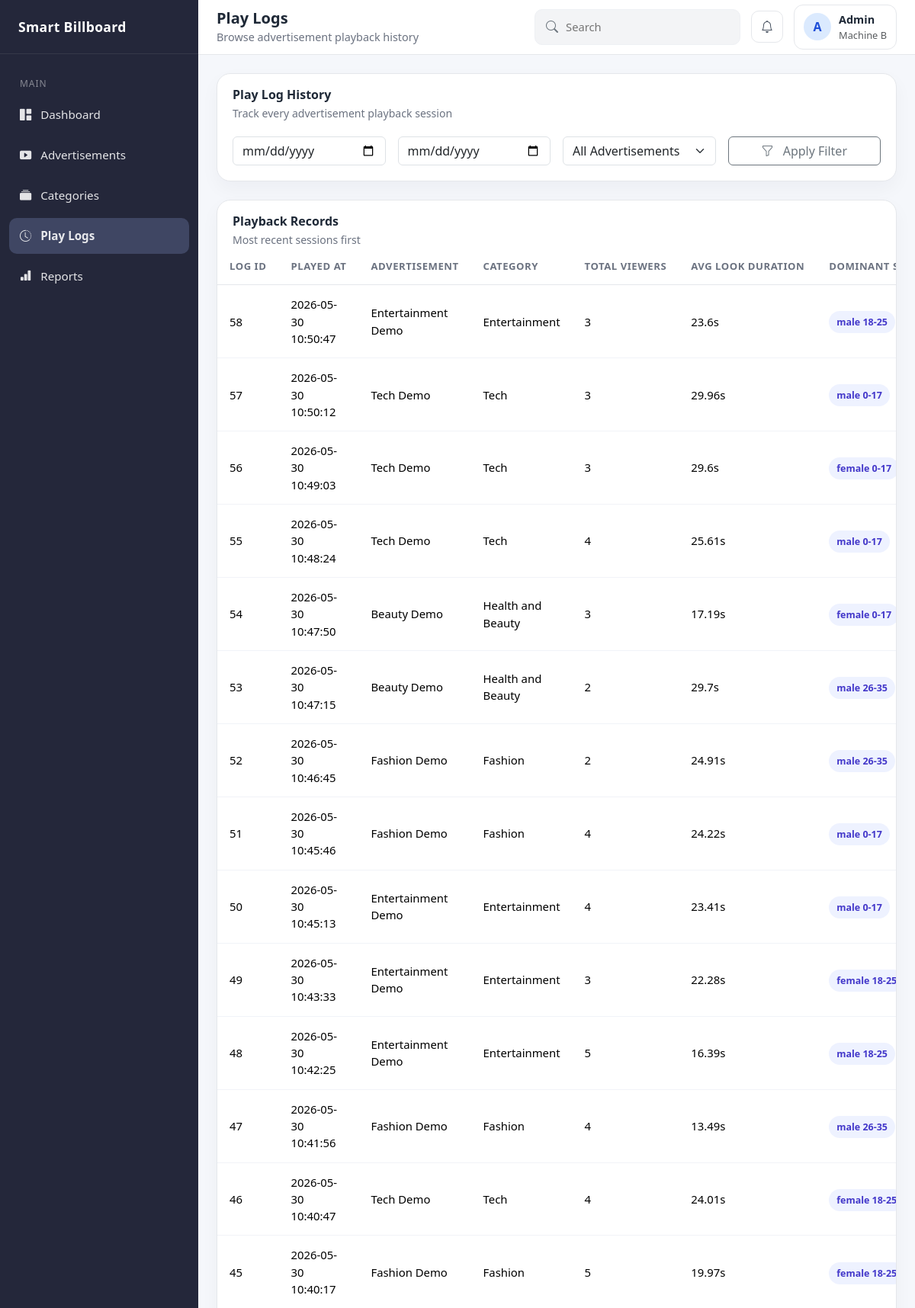
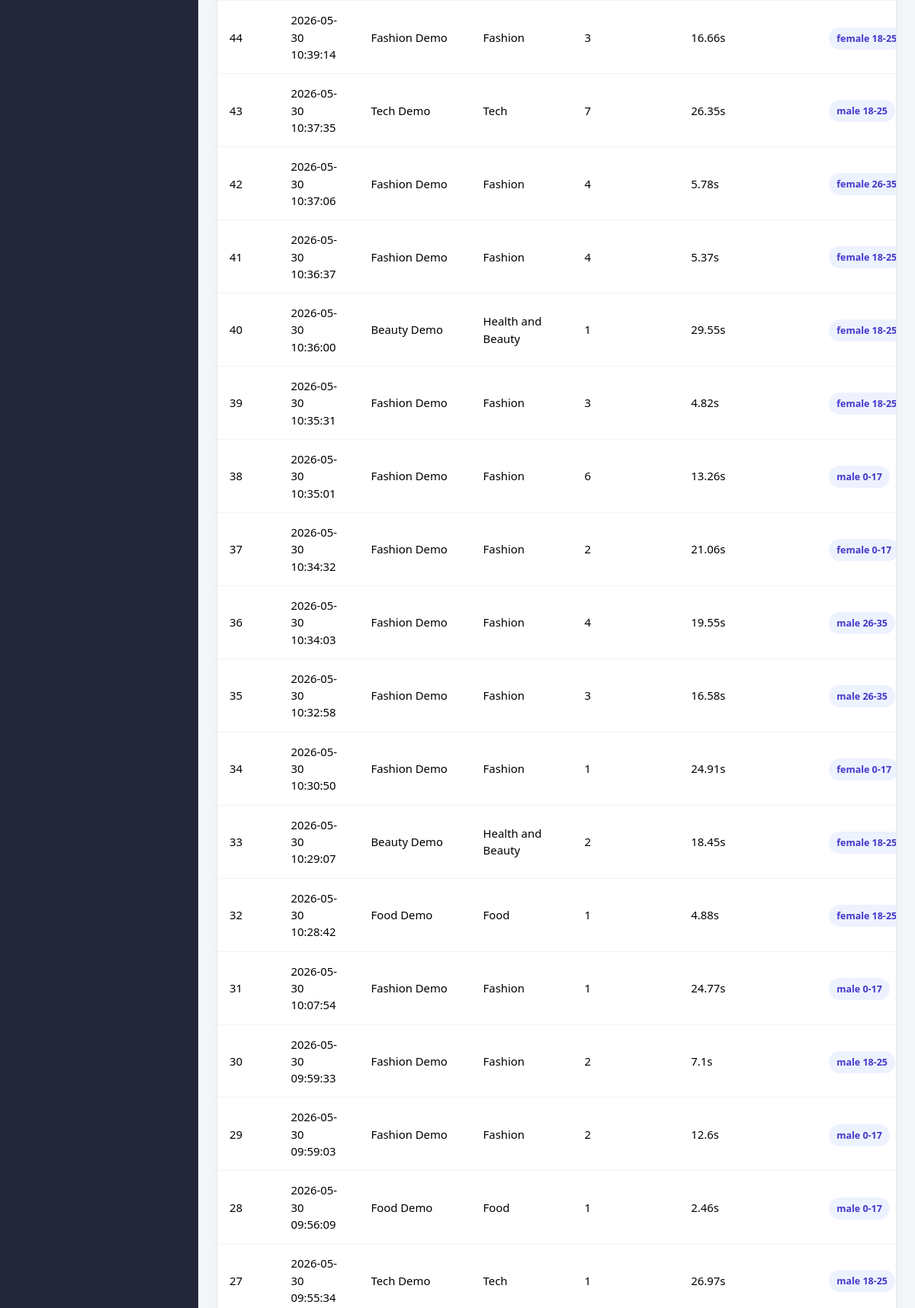
The app's page /dashboard/play-logs (upper part) with its own data (2 pictures, top to bottom).
### app/models/ad_play_log.py (models this page shows)
class AdPlayLog(Base):
    __tablename__ = "ad_play_logs"
    __table_args__ = (
        CheckConstraint("total_viewers >= 0", name="ck_ad_play_logs_total_viewers_non_negative"),
        CheckConstraint("avg_look_duration >= 0", name="ck_ad_play_logs_avg_look_duration_non_negative"),
    )
    id: Mapped[int] = mapped_column(
        LOG_ID_TYPE,
        primary_key=True,
        autoincrement=True,
    )
    advertisement_id: Mapped[int] = mapped_column(
        ForeignKey("advertisements.id"),
        nullable=False,
        index=True,
    )
    played_at: Mapped[datetime] = mapped_column(
        DateTime,
        nullable=False,
        server_default=func.now(),
    )
    total_viewers: Mapped[int] = mapped_column(Integer, nullable=False, default=0)
    avg_look_duration: Mapped[float] = mapped_column(
        Float,
        nullable=False,
        default=0.0,
    )
    dominant_audience_segment_id: Mapped[int | None] = mapped_column(
    ForeignKey("audience_segments.id"),
    nullable=True,
    index=True,
)
    advertisement: Mapped["Advertisement"] = relationship(
        "Advertisement",
        back_populates="ad_play_logs",
    )
    dominant_audience_segment: Mapped["AudienceSegment | None"] = relationship(
        "AudienceSegment",
        back_populates="ad_play_logs",
    )

### app/models/advertisement.py (models this page shows)
class Advertisement(Base):
    __tablename__ = "advertisements"
    __table_args__ = (
        CheckConstraint("duration_seconds > 0", name="ck_advertisements_duration_seconds_positive"),
    )
    id: Mapped[int] = mapped_column(primary_key=True, autoincrement=True)
    title: Mapped[str] = mapped_column(String(255), nullable=False)
    description: Mapped[str | None] = mapped_column(Text, nullable=True)
    media_filename: Mapped[str] = mapped_column(String(255), nullable=False)
    duration_seconds: Mapped[int] = mapped_column(Integer, nullable=False)
    is_active: Mapped[bool] = mapped_column(Boolean, nullable=False, default=True)
    category_id: Mapped[int] = mapped_column(
        ForeignKey("categories.id"),
        nullable=False,
        index=True,
    )
    created_at: Mapped[datetime] = mapped_column(
        DateTime,
        nullable=False,
        server_default=func.now(),
    )
    updated_at: Mapped[datetime] = mapped_column(
        DateTime,
        nullable=False,
        server_default=func.now(),
        onupdate=func.now(),
    )
    category: Mapped["Category"] = relationship(
        "Category",
        back_populates="advertisements",
    )
    ad_play_logs: Mapped[List["AdPlayLog"]] = relationship(
        "AdPlayLog",
        back_populates="advertisement",
    )
    ad_performance_summaries: Mapped[List["AdPerformanceSummary"]] = relationship(
        "AdPerformanceSummary",
        back_populates="advertisement",
    )

### app/models/category.py (models this page shows)
class Category(Base):
    __tablename__ = "categories"
    id: Mapped[int] = mapped_column(primary_key=True, autoincrement=True)
    name: Mapped[str] = mapped_column(String(255), nullable=False, unique=True)
    created_at: Mapped[datetime] = mapped_column(
        DateTime,
        nullable=False,
        server_default=func.now(),
    )
    advertisements: Mapped[List["Advertisement"]] = relationship(
        "Advertisement",
        back_populates="category",
    )
    category_audience_scores: Mapped[List["CategoryAudienceScore"]] = relationship(
        "CategoryAudienceScore",
        back_populates="category",
    )

### app/controllers/dashboard_controller.py (the view)
@router.get("/dashboard/play-logs", response_class=HTMLResponse)
def play_logs_page(
    request: Request,
    db: Session = Depends(get_db),
):
    dashboard_service = DashboardService(db)
    play_logs = dashboard_service.get_play_logs_page_data(limit=50)
    advertisements = dashboard_service.get_advertisement_options()
    return templates.TemplateResponse(
        request=request,
        name="dashboard/play_logs.html",
        context={
            "page_title": "Play Logs",
            "page_subtitle": "Browse advertisement playback history",
            "active_page": "play_logs",
            "play_logs": play_logs,
            "advertisements": advertisements,
        },
    )

### app/templates/dashboard/play_logs.html (shortened to what this page needs)
{% extends "base.html" %}
{% block content %}
<div class="container-fluid px-0">
    <div class="panel-card mb-4">
        <div class="panel-header">
            <div>
                <h3 class="panel-title">Play Log History</h3>
                <div class="panel-subtitle">Track every advertisement playback session</div>
            </div>
        </div>
        <div class="panel-body">
            <div class="row g-3">
                <div class="col-12 col-md-3">
                    <input type="date" class="form-control">
                </div>
                <div class="col-12 col-md-3">
                    <input type="date" class="form-control">
                </div>
                <div class="col-12 col-md-3">
                    <select class="form-select">
                        <option selected>All Advertisements</option>
                    </select>
                </div>
                <div class="col-12 col-md-3">
                    <button class="btn btn-outline-secondary w-100">
                        <i class="bi bi-funnel me-2"></i>
                        Apply Filter
                    </button>
                </div>
            </div>
        </div>
    </div>
    <div class="panel-card">
        <div class="panel-header">
            <div>
                <h3 class="panel-title">Playback Records</h3>
                <div class="panel-subtitle">Most recent sessions first</div>
            </div>
        </div>
        <div class="panel-body p-0">
            {% if play_logs %}
                <div class="table-responsive">
                    <table class="table table-modern align-middle mb-0">
                        <thead>
                            <tr>
                                <th>Log ID</th>
                                <th>Played At</th>
                                <th>Advertisement</th>
                                <th>Category</th>
                                <th>Total Viewers</th>
                                <th>Avg Look Duration</th>
                                <th>Dominant Segment</th>
                            </tr>
                        </thead>
                        <tbody>
                            {% for log in play_logs %}
                                <tr>
                                    <td>{{ log.log_id }}</td>
                                    <td>{{ log.played_at_text }}</td>
                                    <td>{{ log.ad_title }}</td>
                                    <td>{{ log.category_name }}</td>
                                    <td>{{ log.total_viewers }}</td>
                                    <td>{{ log.avg_look_duration }}s</td>
                                    <td>
                                        <span class="badge-soft">{{ log.dominant_segment }}</span>
                                    </td>
                                </tr>
                            {% endfor %}
                        </tbody>
                    </table>
                </div>
            {% else %}
                <div class="empty-state">No play logs found</div>
            {% endif %}
        </div>
    </div>
</div>
{% endblock %}

### app/templates/base.html (style rules this page uses)
:root { --sidebar-bg: #24273a; --sidebar-hover: #32364b; --sidebar-active: #3f4663; --page-bg: #f5f7fb; --card-bg: #ffffff; --text-dark: #1f2937; --text-muted: #6b7280; --border-color: #e5e7eb; --kpi-orange: linear-gradient(135deg, #ff9a76, #ffb088); --kpi-green: linear-gradient(135deg, #27d980, #5be7a8); --kpi-pink: linear-gradient(135deg, #ff6f91, #ff8fab); --kpi-cyan: linear-gradient(135deg, #1bc9d4, #55dff0); }
body { margin: 0; background: var(--page-bg); color: var(--text-dark); font-family: "Segoe UI", Tahoma, Geneva, Verdana, sans-serif; }
.panel-card { background: var(--card-bg); border: 1px solid var(--border-color); border-radius: 18px; box-shadow: 0 10px 24px rgba(15, 23, 42, 0.04); }
.panel-card .panel-header { display: flex; align-items: center; justify-content: space-between; padding: 18px 20px 0; }
.panel-card .panel-title { font-size: 1rem; font-weight: 700; margin: 0; }
.panel-card .panel-subtitle { font-size: 0.88rem; color: var(--text-muted); margin-top: 4px; }
.panel-card .panel-body { padding: 20px; }
.table-modern { margin: 0; }
.table-modern th { font-size: 0.82rem; text-transform: uppercase; letter-spacing: 0.04em; color: var(--text-muted); border-bottom: 1px solid var(--border-color); padding: 14px 16px; white-space: nowrap; }
.table-modern td { padding: 14px 16px; vertical-align: middle; border-bottom: 1px solid #f1f3f8; font-size: 0.93rem; }
.badge-soft { background: #eef2ff; color: #4338ca; border-radius: 999px; padding: 6px 10px; font-size: 0.78rem; font-weight: 600; }

### records on screen
AdPlayLog: log_id "58", played_at_text "2026-05-30 10:50:47", ad_title "Entertainment Demo", category_name "Entertainment", total_viewers "3", avg_look_duration "23.6", dominant_segment "male 18-25"
AdPlayLog: log_id "57", played_at_text "2026-05-30 10:50:12", ad_title "Tech Demo", category_name "Tech", total_viewers "3", avg_look_duration "29.96", dominant_segment "male 0-17"
AdPlayLog: log_id "56", played_at_text "2026-05-30 10:49:03", ad_title "Tech Demo", category_name "Tech", total_viewers "3", avg_look_duration "29.6", dominant_segment "female 0-17"
AdPlayLog: log_id "55", played_at_text "2026-05-30 10:48:24", ad_title "Tech Demo", category_name "Tech", total_viewers "4", avg_look_duration "25.61", dominant_segment "male 0-17"
AdPlayLog: log_id "54", played_at_text "2026-05-30 10:47:50", ad_title "Beauty Demo", category_name "Health and Beauty", total_viewers "3", avg_look_duration "17.19", dominant_segment "female 0-17"
AdPlayLog: log_id "53", played_at_text "2026-05-30 10:47:15", ad_title "Beauty Demo", category_name "Health and Beauty", total_viewers "2", avg_look_duration "29.7", dominant_segment "male 26-35"
AdPlayLog: log_id "52", played_at_text "2026-05-30 10:46:45", ad_title "Fashion Demo", category_name "Fashion", total_viewers "2", avg_look_duration "24.91", dominant_segment "male 26-35"
AdPlayLog: log_id "51", played_at_text "2026-05-30 10:45:46", ad_title "Fashion Demo", category_name "Fashion", total_viewers "4", avg_look_duration "24.22", dominant_segment "male 0-17"
AdPlayLog: log_id "50", played_at_text "2026-05-30 10:45:13", ad_title "Entertainment Demo", category_name "Entertainment", total_viewers "4", avg_look_duration "23.41", dominant_segment "male 0-17"
AdPlayLog: log_id "49", played_at_text "2026-05-30 10:43:33", ad_title "Entertainment Demo", category_name "Entertainment", total_viewers "3", avg_look_duration "22.28", dominant_segment "female 18-25"
AdPlayLog: log_id "48", played_at_text "2026-05-30 10:42:25", ad_title "Entertainment Demo", category_name "Entertainment", total_viewers "5", avg_look_duration "16.39", dominant_segment "male 18-25"
AdPlayLog: log_id "47", played_at_text "2026-05-30 10:41:56", ad_title "Fashion Demo", category_name "Fashion", total_viewers "4", avg_look_duration "13.49", dominant_segment "male 26-35"
AdPlayLog: log_id "46", played_at_text "2026-05-30 10:40:47", ad_title "Tech Demo", category_name "Tech", total_viewers "4", avg_look_duration "24.01", dominant_segment "female 18-25"
AdPlayLog: log_id "45", played_at_text "2026-05-30 10:40:17", ad_title "Fashion Demo", category_name "Fashion", total_viewers "5", avg_look_duration "19.97", dominant_segment "female 18-25"
AdPlayLog: log_id "44", played_at_text "2026-05-30 10:39:14", ad_title "Fashion Demo", category_name "Fashion", total_viewers "3", avg_look_duration "16.66", dominant_segment "female 18-25"
AdPlayLog: log_id "43", played_at_text "2026-05-30 10:37:35", ad_title "Tech Demo", category_name "Tech", total_viewers "7", avg_look_duration "26.35", dominant_segment "male 18-25"
AdPlayLog: log_id "42", played_at_text "2026-05-30 10:37:06", ad_title "Fashion Demo", category_name "Fashion", total_viewers "4", avg_look_duration "5.78", dominant_segment "female 26-35"
AdPlayLog: log_id "41", played_at_text "2026-05-30 10:36:37", ad_title "Fashion Demo", category_name "Fashion", total_viewers "4", avg_look_duration "5.37", dominant_segment "female 18-25"
AdPlayLog: log_id "40", played_at_text "2026-05-30 10:36:00", ad_title "Beauty Demo", category_name "Health and Beauty", total_viewers "1", avg_look_duration "29.55", dominant_segment "female 18-25"
AdPlayLog: log_id "39", played_at_text "2026-05-30 10:35:31", ad_title "Fashion Demo", category_name "Fashion", total_viewers "3", avg_look_duration "4.82", dominant_segment "female 18-25"
AdPlayLog: log_id "38", played_at_text "2026-05-30 10:35:01", ad_title "Fashion Demo", category_name "Fashion", total_viewers "6", avg_look_duration "13.26", dominant_segment "male 0-17"
AdPlayLog: log_id "37", played_at_text "2026-05-30 10:34:32", ad_title "Fashion Demo", category_name "Fashion", total_viewers "2", avg_look_duration "21.06", dominant_segment "female 0-17"
AdPlayLog: log_id "36", played_at_text "2026-05-30 10:34:03", ad_title "Fashion Demo", category_name "Fashion", total_viewers "4", avg_look_duration "19.55", dominant_segment "male 26-35"
AdPlayLog: log_id "35", played_at_text "2026-05-30 10:32:58", ad_title "Fashion Demo", category_name "Fashion", total_viewers "3", avg_look_duration "16.58", dominant_segment "male 26-35"
AdPlayLog: log_id "34", played_at_text "2026-05-30 10:30:50", ad_title "Fashion Demo", category_name "Fashion", total_viewers "1", avg_look_duration "24.91", dominant_segment "female 0-17"
AdPlayLog: log_id "33", played_at_text "2026-05-30 10:29:07", ad_title "Beauty Demo", category_name "Health and Beauty", total_viewers "2", avg_look_duration "18.45", dominant_segment "female 18-25"
AdPlayLog: log_id "32", played_at_text "2026-05-30 10:28:42", ad_title "Food Demo", category_name "Food", total_viewers "1", avg_look_duration "4.88", dominant_segment "female 18-25"
AdPlayLog: log_id "31", played_at_text "2026-05-30 10:07:54", ad_title "Fashion Demo", category_name "Fashion", total_viewers "1", avg_look_duration "24.77", dominant_segment "male 0-17"
AdPlayLog: log_id "30", played_at_text "2026-05-30 09:59:33", ad_title "Fashion Demo", category_name "Fashion", total_viewers "2", avg_look_duration "7.1", dominant_segment "male 18-25"
AdPlayLog: log_id "29", played_at_text "2026-05-30 09:59:03", ad_title "Fashion Demo", category_name "Fashion", total_viewers "2", avg_look_duration "12.6", dominant_segment "male 0-17"
AdPlayLog: log_id "28", played_at_text "2026-05-30 09:56:09", ad_title "Food Demo", category_name "Food", total_viewers "1", avg_look_duration "2.46", dominant_segment "male 0-17"
AdPlayLog: log_id "27", played_at_text "2026-05-30 09:55:34", ad_title "Tech Demo", category_name "Tech", total_viewers "1", avg_look_duration "26.97", dominant_segment "male 18-25"

### other values on screen
{{ page_title or "Dashboard" }} "Play Logs"
{{ page_subtitle or "Advertisement monitoring and management" }} "Browse advertisement playback history"
